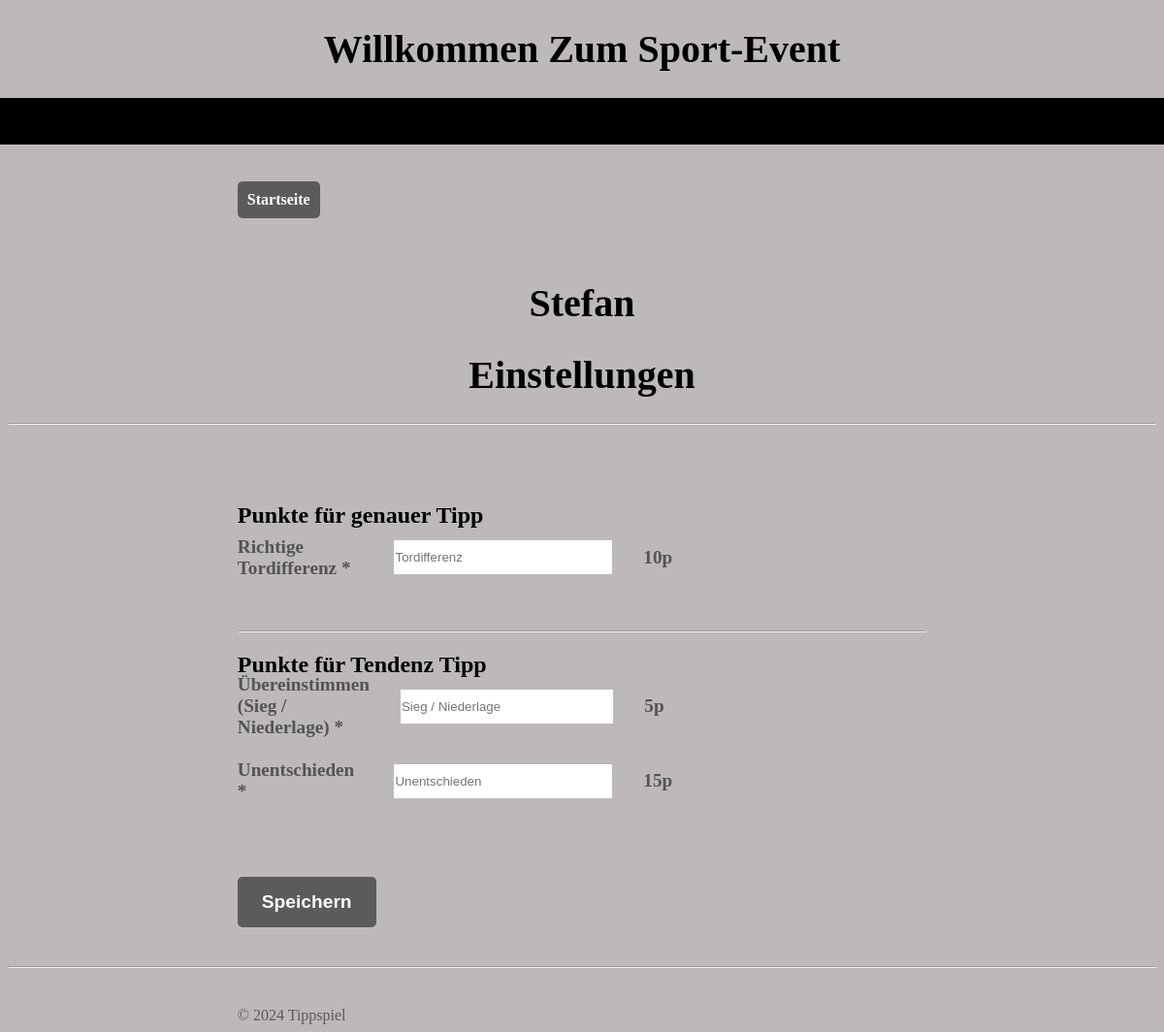
The page /PHP/einstellungen-host.php (signed in) on the database its author committed.
### tables this page shows
CREATE TABLE `hosts` (
  `hid` int(6) unsigned NOT NULL AUTO_INCREMENT,
  `hfullname` varchar(30) NOT NULL,
  `hostname` varchar(30) NOT NULL,
  `email` varchar(50) NOT NULL,
  `passwort` varchar(100) NOT NULL,
  `foto` varchar(30) DEFAULT NULL,
  `tordiff` int(20) DEFAULT 10,
  `winnloss` int(20) DEFAULT 5,
  `equality` int(20) DEFAULT 15,
  PRIMARY KEY (`hid`)
);

### DATABASE/Host.php (called while the page is built, shortened)
<?php
class Host
{
    private $table_name;
    private $conn;
    private $h_id;
    private $h_full_name;
    private $h_name;
    private $h_email;
    private $h_foto;
    private $tordiff;
    private $winnloss;
    private $equality;
    public function __construct($db_conn)
    {
        $this->conn = $db_conn;
        $this->table_name = "hosts";
    }
    public function initHostUser($host_id)
    {
        try {
            $sql = "SELECT * FROM " . $this->table_name . " WHERE hid=?";
            $stmt = $this->conn->prepare($sql);
            $stmt->execute([$host_id]);
            if ($stmt->rowCount() == 1) {
                $host = $stmt->fetch();
                $this->h_id = $host['hid'];
                $this->h_full_name = $host['hfullname'];
                $this->h_name = $host['hostname'];;
                $this->h_email = $host['email'];
                $this->h_foto = $host['foto'];
                $this->tordiff = $host['tordiff'];
                $this->winnloss = $host['winnloss'];
                $this->equality = $host['equality'];
                return 1;
            } else {
                return 0;
            }
        } catch (PDOException $e) {
            return 0;
        }
    }
    public function getHostUser()
    {
        $data = array(
            'host_id' => $this->h_id,
            'host_fullname' => $this->h_full_name,
            'host_name' => $this->h_name,
            'host_email' => $this->h_email,
            'host_foto' => $this->h_foto,
            'host_tordiff' => $this->tordiff,
            'host_winnloss' => $this->winnloss,
            'host_equality' => $this->equality
        );
        return $data;
    }
}

### PHP/einstellungen-host.php (the view, shortened to what this page needs)
<?php
$db = new Database();
$conn = $db->connect();
$host = new Host($conn);
$host_id = $_SESSION['host_id'];
$host->initHostUser($host_id);
$host_data = $host->getHostUser();
$host_name = $host_data['host_fullname'];
$tordiff = $host_data['host_tordiff'];
$winnloss = $host_data['host_winnloss'];
$unentschieden = $host_data['host_equality'];
?>
<!DOCTYPE html>
<html lang="de">
<head>
    <link rel="stylesheet" type="text/css" href="../CSS/host-einstellungen.css">
</head>
<body>
    <div class="top-bar">
        <h1>Willkommen zum Sport-Event</h1>
        <div id="header"></div>
    </div>
    <div class="entry">
        <a href="homepage-host.php">Startseite</a>
    </div>
    <h1><?php echo $host_name; ?></h1>
    <h1>Einstellungen</h1>
    <hr>
    <div class="container">
        <form action="../Actions/einstellungen_host_daten.php" method="post">
            <h2>Punkte für genauer Tipp</h2>
            <div class="items">Richtige Tordifferenz *<input type="text" name="tordiff" class="tipps-values" placeholder="Tordifferenz"><?php echo $tordiff; ?>p</div>
            <hr>
            <h2>Punkte für Tendenz Tipp</h2>
            <div class="items">Übereinstimmen (Sieg / Niederlage) *<input type="text" name="stimmt" class="tipps-values" placeholder="Sieg / Niederlage"><?php echo $winnloss; ?>p</div>
            <div class="items">Unentschieden *<input type="text" name="gleich" class="tipps-values" placeholder="Unentschieden"><?php echo $unentschieden; ?>p</div>
            <input type="submit" name="hconfig" id="host_config" value="Speichern">
        </form>
    </div>
    <hr>
    <div id="footer">&copy; 2024 Tippspiel</div>
</body>
</html>

### CSS/host-einstellungen.css (style rules this page uses)
* { padding: 0; box-sizing: border-box; }
body { background-color: rgb(190, 185, 185); }
.top-bar { position: fixed; width: 100%; top: 0; left: 0; z-index: 1000; background-color: rgb(190, 185, 185); }
#header { height: 3rem; background-color: black; }
.entry { height: 7rem; width: 60%; margin: 150px auto 0 auto; display: flex; flex-direction: row; align-items: center; justify-content: flex-start; gap: 20px; }
.entry a { text-decoration: none; text-transform: capitalize; background-color: rgb(92, 90, 90); border-radius: 5px; padding: 10px; color: white; font-weight: bold; }
h1 { text-transform: capitalize; text-align: center; font-size: 2.5rem; }
.container { width: 60%; margin: auto; margin-top: 5rem; }
.container .items { width: 65%; display: grid; grid-template-columns: 0.75fr 1.3fr 0.25fr; grid-template-rows: repeat(4, 1.2rem); align-items: center; gap: 0 2rem; color: rgb(84, 83, 83); font-size: 1.2rem; font-weight: bolder; }
.container .items .tipps-values { height: 2.2rem; border: 1px solid white; background-color: white; outline-color: rgb(118, 117, 117); }
.container #host_config { background-color: rgb(92, 90, 90); margin: 2rem 0 2rem 0; padding: 15px 25px; color: white; font-weight: bold; border: none; border-radius: 5px; font-size: 1.2rem; }
#footer { width: 60%; margin: auto; padding-top: 2rem; color: rgb(92, 90, 90); }

### rows shown on the page
hosts: hfullname "Stefan", tordiff "10", winnloss "5", equality "15"
